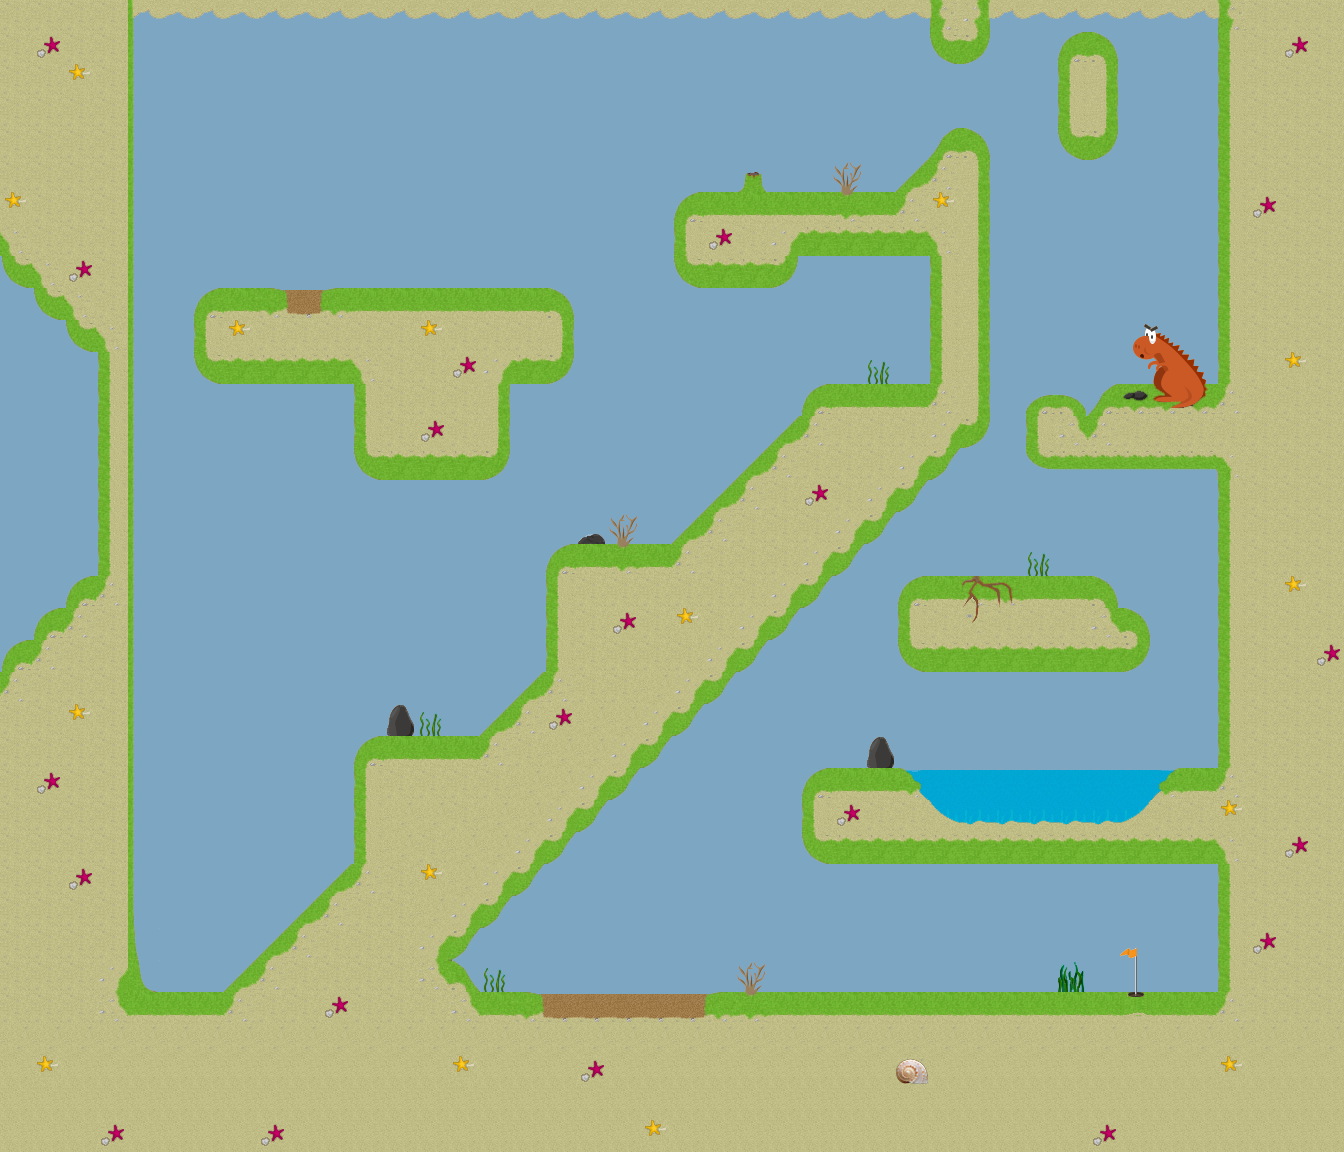

This game map was drawn from its Tiled (.tmx) file and the tilesets committed beside it. A one-line description and the trimmed map source follow:
An orthogonal 42x36 tile map with 32x32 px tiles, 1 tile layer (Tile Layer 1).

<map version="1.0" orientation="orthogonal" renderorder="right-down" width="42" height="36" tilewidth="32" tileheight="32" nextobjectid="1">
 <properties>
  <property name="ball_destroying_indexes" value="8,71,72,73,74,75,102,103,104,105,121,122,123,124,125,126,127,128,129,130,131,132" />
  <property name="ball_start_position_x" value="6" />
  <property name="ball_start_position_y" value="5" />
  <property name="force_applying_indexes" value="10,13,25,28" />
  <property name="hole_index" value="55" />
  <property name="par" value="8" />
  <property name="slow_down_indexes" value="5,87,89,90,106,117" />
 </properties>
 <tileset firstgid="1" name="tiles" tilewidth="32" tileheight="32" spacing="2">
  <image source="../packer/level2.png" width="512" height="512" />
  <tile id="4">
   <properties>
    <property name="colision_sound" value="ash.mp3" />
    <property name="depth" value="0.2" />
    <property name="obstacle_file" value="5.png" />
   </properties>
  </tile>
  <tile id="7">
   <properties>
    <property name="colision_sound" value="magma_plum.mp3" />
    <property name="destroy_position_offset" value="0.2" />
    <property name="fall_velocity" value="-0.8" />
    <property name="obstacle_file" value="8.png" />
   </properties>
  </tile>
  <tile id="9">
   <properties>
    <property name="angle" value="62" />
    <property name="colision_sound" value="wind.mp3" />
    <property name="intensity" value="250" />
    <property name="range" value="3" />
    <property name="type" value="1" />
    <property name="x_first_arm_angle" value="0" />
    <property name="x_force_beggining" value="25" />
    <property name="y_first_arm_angle" value="18" />
    <property name="y_force_beggining" value="28" />
   </properties>
  </tile>
  <tile id="12">
   <properties>
    <property name="angle" value="45" />
    <property name="colision_sound" value="wind.mp3" />
    <property name="intensity" value="200" />
    <property name="range" value="2" />
    <property name="type" value="1" />
    <property name="x_first_arm_angle" value="2" />
    <property name="x_force_beggining" value="23" />
    <property name="y_first_arm_angle" value="17" />
    <property name="y_force_beggining" value="26" />
   </properties>
  </tile>
  <tile id="24">
   <properties>
    <property name="angle" value="62" />
    <property name="colision_sound" value="wind.mp3" />
    <property name="intensity" value="250" />
    <property name="range" value="3" />
    <property name="type" value="1" />
    <property name="x_first_arm_angle" value="0" />
    <property name="x_force_beggining" value="25" />
    <property name="y_first_arm_angle" value="18" />
    <property name="y_force_beggining" value="28" />
   </properties>
  </tile>
  <tile id="27">
   <properties>
    <property name="angle" value="40" />
    <property name="colision_sound" value="wind.mp3" />
    <property name="intensity" value="100" />
    <property name="range" value="3" />
    <property name="type" value="1" />
    <property name="x_first_arm_angle" value="32" />
    <property name="x_force_beggining" value="20" />
    <property name="y_first_arm_angle" value="8" />
    <property name="y_force_beggining" value="10" />
   </properties>
  </tile>
  <tile id="54">
   <properties>
    <property name="hole_file" value="55.png" />
   </properties>
  </tile>
  <tile id="70">
   <properties>
    <property name="destroy_position_offset" value="-1" />
    <property name="fall_velocity" value="-0.8" />
    <property name="obstacle_file" value="71.png" />
   </properties>
  </tile>
  <tile id="71">
   <properties>
    <property name="destroy_position_offset" value="-1" />
    <property name="fall_velocity" value="-0.8" />
    <property name="obstacle_file" value="72.png" />
   </properties>
  </tile>
  <tile id="72">
   <properties>
    <property name="destroy_position_offset" value="0.05" />
    <property name="fall_velocity" value="-0.8" />
    <property name="obstacle_file" value="73.png" />
   </properties>
  </tile>
  <tile id="73">
   <properties>
    <property name="destroy_position_offset" value="0.05" />
    <property name="fall_velocity" value="-0.8" />
    <property name="obstacle_file" value="74.png" />
   </properties>
  </tile>
  <tile id="74">
   <properties>
    <property name="destroy_position_offset" value="0.05" />
    <property name="fall_velocity" value="-0.8" />
    <property name="obstacle_file" value="75.png" />
   </properties>
  </tile>
  <tile id="86">
   <properties>
    <property name="colision_sound" value="ash.mp3" />
    <property name="depth" value="0.2" />
    <property name="obstacle_file" value="87.png" />
   </properties>
  </tile>
  <tile id="88">
   <properties>
    <property name="colision_sound" value="ash.mp3" />
    <property name="depth" value="0.2" />
    <property name="obstacle_file" value="89.png" />
   </properties>
  </tile>
  <tile id="89">
   <properties>
    <property name="colision_sound" value="ash.mp3" />
    <property name="depth" value="0.2" />
    <property name="obstacle_file" value="90.png" />
   </properties>
  </tile>
  <tile id="101">
   <properties>
    <property name="colision_sound" value="magma_plum.mp3" />
    <property name="destroy_position_offset" value="-1" />
    <property name="fall_velocity" value="-0.8" />
    <property name="obstacle_file" value="102.png" />
   </properties>
  </tile>
  <tile id="102">
   <properties>
    <property name="destroy_position_offset" value="-1" />
    <property name="fall_velocity" value="-0.8" />
    <property name="obstacle_file" value="103.png" />
   </properties>
  </tile>
  <tile id="103">
   <properties>
    <property name="colision_sound" value="magma_plum.mp3" />
    <property name="destroy_position_offset" value="0.2" />
    <property name="fall_velocity" value="-0.8" />
    <property name="obstacle_file" value="104.png" />
   </properties>
  </tile>
  <tile id="104">
   <properties>
    <property name="colision_sound" value="magma_plum.mp3" />
    <property name="destroy_position_offset" value="0.2" />
    <property name="fall_velocity" value="-0.8" />
    <property name="obstacle_file" value="105.png" />
   </properties>
  </tile>
  <tile id="105">
   <properties>
    <property name="colision_sound" value="ash.mp3" />
    <property name="depth" value="0.2" />
    <property name="obstacle_file" value="106.png" />
   </properties>
  </tile>
  <tile id="116">
   <properties>
    <property name="colision_sound" value="ash.mp3" />
    <property name="depth" value="0.2" />
    <property name="obstacle_file" value="117.png" />
   </properties>
  </tile>
  <tile id="120">
   <properties>
    <property name="colision_sound" value="magma_plum.mp3" />
    <property name="destroy_position_offset" value="-1" />
    <property name="fall_velocity" value="-0.8" />
    <property name="obstacle_file" value="118.png" />
   </properties>
  </tile>
  <tile id="121">
   <properties>
    <property name="destroy_position_offset" value="-1" />
    <property name="fall_velocity" value="-0.8" />
    <property name="obstacle_file" value="119.png" />
   </properties>
  </tile>
  <tile id="122">
   <properties>
    <property name="destroy_position_offset" value="-1" />
    <property name="fall_velocity" value="-0.8" />
    <property name="obstacle_file" value="120.png" />
   </properties>
  </tile>
  <tile id="123">
   <properties>
    <property name="destroy_position_offset" value="0.3" />
    <property name="fall_velocity" value="-0.8" />
    <property name="obstacle_file" value="121.png" />
   </properties>
  </tile>
  <tile id="124">
   <properties>
    <property name="destroy_position_offset" value="0.3" />
    <property name="fall_velocity" value="-0.8" />
    <property name="obstacle_file" value="122.png" />
   </properties>
  </tile>
  <tile id="125">
   <properties>
    <property name="destroy_position_offset" value="0.3" />
    <property name="fall_velocity" value="-0.8" />
    <property name="obstacle_file" value="123.png" />
   </properties>
  </tile>
  <tile id="126">
   <properties>
    <property name="destroy_position_offset" value="-1" />
    <property name="fall_velocity" value="-0.8" />
    <property name="obstacle_file" value="124.png" />
   </properties>
  </tile>
  <tile id="127">
   <properties>
    <property name="destroy_position_offset" value="0.3" />
    <property name="fall_velocity" value="-0.8" />
    <property name="obstacle_file" value="125.png" />
   </properties>
  </tile>
  <tile id="128">
   <properties>
    <property name="destroy_position_offset" value="0.3" />
    <property name="fall_velocity" value="-0.8" />
    <property name="obstacle_file" value="126.png" />
   </properties>
  </tile>
  <tile id="129">
   <properties>
    <property name="destroy_position_offset" value="0.3" />
    <property name="fall_velocity" value="-0.8" />
    <property name="obstacle_file" value="127.png" />
   </properties>
  </tile>
  <tile id="130">
   <properties>
    <property name="destroy_position_offset" value="-1" />
    <property name="fall_velocity" value="-0.8" />
    <property name="obstacle_file" value="128.png" />
   </properties>
  </tile>
  <tile id="131">
   <properties>
    <property name="colision_sound" value="magma_plum.mp3" />
    <property name="destroy_position_offset" value="-1" />
    <property name="fall_velocity" value="-0.8" />
    <property name="obstacle_file" value="129.png" />
   </properties>
  </tile>
 </tileset>
 <layer name="Tile Layer 1" width="42" height="36">
  <data>[1512 cells, 1512 non-empty, 67 distinct tile ids]</data>
 </layer>
</map>
